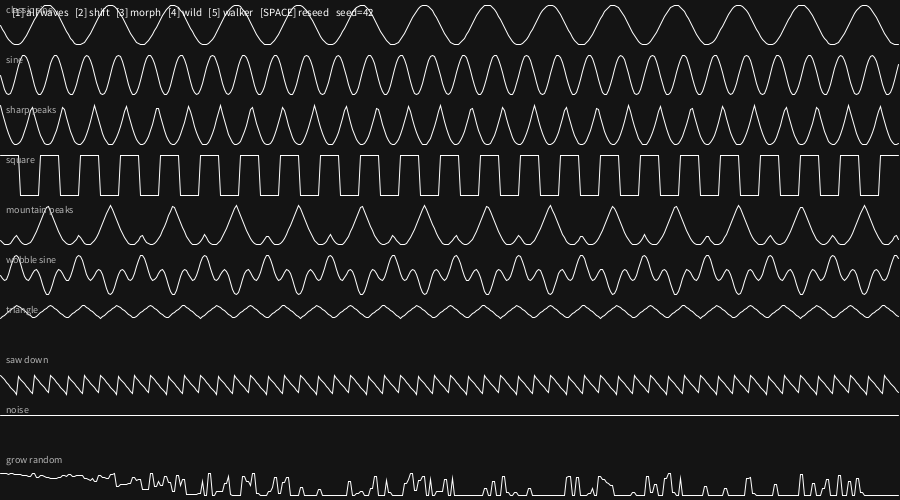
Frame 1 (no input)
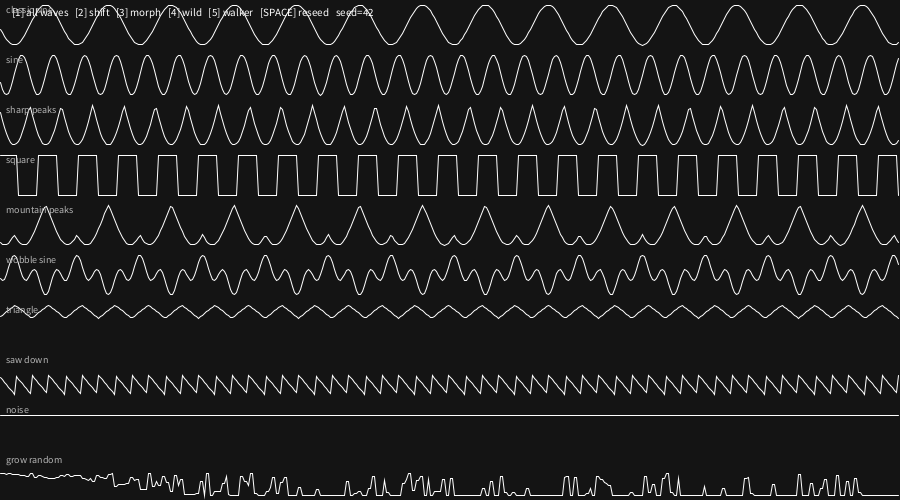
Frame 60 (the mouse pressed at the canvas centre just before this capture)
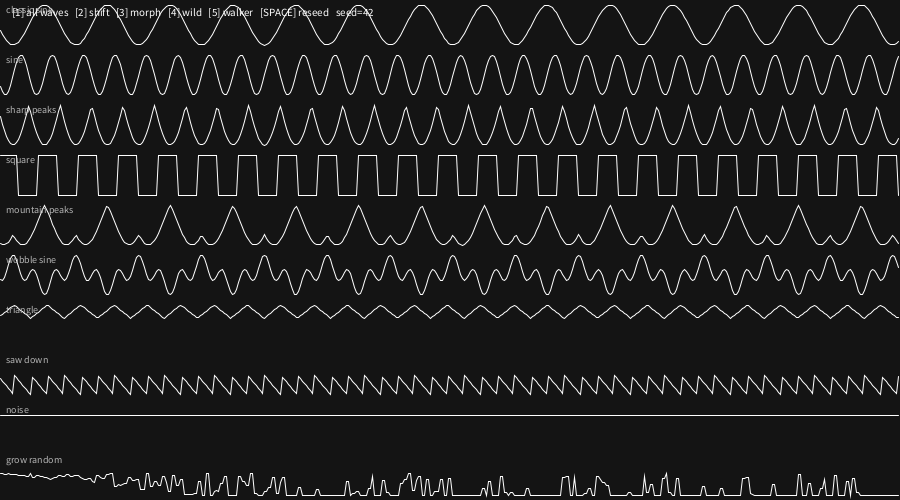
Frame 120 (the mouse held since frame 60 and released just before this capture)

The Processing sketch that drew these frames (run headless with seeded random() and noise(); from frame 60 on, the mouse is pressed at the canvas centre):

// Processing sketch: processing_waves_demo
// ── processing_waves_demo.pde
// processing_waves_demo
// POC demo of the Java/Processing port of p5.waves.
// Press 1..5 to switch demo. Press SPACE to reseed.

int demoMode = 1;
int seed = 42;

Waves.WaveSampler shiftSamp;
Waves.WaveSampler morphSamp;
Waves.WaveSampler walkerX, walkerY;
float walkerPx, walkerPy;

void setup() {
  size(900, 500);
  rebuild();
}

void rebuild() {
  shiftSamp = Waves.createSampler(new WaveOpts()
    .shift(true)
    .seed(seed)
    .amplitude(150)
    .frequency(1)
    .shiftInterval(2.5f)
    .shiftDuration(1.0f));

  morphSamp = Waves.createSampler(new WaveOpts()
    .wave("classic sine", "mountain peaks")
    .seed(seed)
    .amplitude(150));

  walkerX = Waves.createSampler(new WaveOpts()
    .shift(true).group("gentle")
    .amplitude(5).frequency(0.4f).seed(seed));
  walkerY = Waves.createSampler(new WaveOpts()
    .shift(true).group("gentle")
    .amplitude(5).frequency(0.3f).seed(seed + 77));
  walkerPx = width / 2f;
  walkerPy = height / 2f;
}

void draw() {
  if (demoMode != 5) background(20);

  float t = millis() / 1000.0f;

  switch (demoMode) {
    case 1: drawAllWaves(t);     break;
    case 2: drawShift(t);        break;
    case 3: drawMorph(t);        break;
    case 4: drawWild(t);         break;
    case 5: drawWalker(t);       break;
  }
  drawHud();
}

// 1) Each of the 10 waves drawn as its own row
void drawAllWaves(float t) {
  int n = Waves.count();
  float rowH = (float)height / n;
  stroke(255); noFill();
  for (int i = 0; i < n; i++) {
    float yMid = rowH * (i + 0.5f);
    WaveOpts o = new WaveOpts()
      .wave(Waves.WAVES[i].name)
      .t(t)
      .amplitude(rowH * 0.4f);
    beginShape();
    for (int x = 0; x < width; x += 2) {
      float yv = Waves.wave(x, o);
      vertex(x, yMid + yv);
    }
    endShape();
    fill(180); noStroke();
    textSize(10);
    text(Waves.WAVES[i].name, 6, yMid - rowH * 0.45f + 10);
    noFill(); stroke(255);
  }
}

// 2) One sampler with shift on
void drawShift(float t) {
  stroke(255, 80, 200); noFill(); strokeWeight(1.5f);
  beginShape();
  for (int x = 0; x < width; x += 2) {
    float yv = shiftSamp.sample(x, t);
    vertex(x, height/2f + yv);
  }
  endShape();
  strokeWeight(1);
  fill(220); noStroke();
  textSize(12);
  text("now: " + shiftSamp.waveName() +
       (shiftSamp.shifting() ? "  ->  " + shiftSamp.targetName()
                              + "   mix=" + nf(shiftSamp.mix(), 0, 2) : ""),
       12, height - 12);
}

// 3) Morph between two waves, mix swept by mouseX
void drawMorph(float t) {
  float mix = constrain(mouseX / (float)width, 0, 1);
  stroke(255, 220, 80); noFill();
  beginShape();
  for (int x = 0; x < width; x += 2) {
    float yv = morphSamp.sampleMorph(x, t, mix);
    vertex(x, height/2f + yv);
  }
  endShape();
  fill(220); noStroke();
  textSize(12);
  text("morph mix = " + nf(mix, 0, 2) + "   (move mouse)", 12, height - 12);
}

// 4) Wild mode, unpredictability swept by mouseX
void drawWild(float t) {
  float u = constrain(mouseX / (float)width, 0, 1);
  WaveOpts o = new WaveOpts()
    .wave("classic sine")
    .seed(seed)
    .amplitude(150)
    .t(t)
    .mode("wild")
    .unpredictability(u);
  stroke(120, 220, 255); noFill();
  beginShape();
  for (int x = 0; x < width; x += 2) {
    float yv = Waves.wave(x, o);
    vertex(x, height/2f + yv);
  }
  endShape();
  fill(220); noStroke();
  textSize(12);
  text("unpredictability = " + nf(u, 0, 2) + "   (move mouse)", 12, height - 12);
}

// 5) Wave-as-velocity walker: trail emerges from sampler output
void drawWalker(float t) {
  noFill();
  stroke(0, 30); rect(-1, -1, width+2, height+2);
  walkerPx += walkerX.sample(t * 1.8f, t);
  walkerPy += walkerY.sample(t * 2.1f, t);
  if (walkerPx < 0) walkerPx = width;
  if (walkerPx > width) walkerPx = 0;
  if (walkerPy < 0) walkerPy = height;
  if (walkerPy > height) walkerPy = 0;
  stroke(255, 200, 100);
  point(walkerPx, walkerPy);
}

void drawHud() {
  fill(255); noStroke();
  textSize(11);
  text("[1] all waves   [2] shift   [3] morph   [4] wild   [5] walker   [SPACE] reseed   seed=" + seed,
       12, 16);
}

void keyPressed() {
  if (key >= '1' && key <= '5') demoMode = key - '0';
  if (key == ' ') { seed = (int)random(100000); rebuild(); }
}

// ── Waves.pde
// Waves.pde
// Processing port of p5.waves (POC, 10 waves + full API surface)
// Source: https://github.com/seb-prjcts-be/p5.waves  (v3.3.0)
// License: MIT

import java.util.HashMap;
import java.util.ArrayList;
import java.util.List;
import java.util.Map;

static class Waves {

  // ----- Wave function interface -----
  interface WaveFn {
    float eval(float x, float t, EvalCtx ctx);
  }

  static class WaveDef {
    String name, algo, character;
    WaveFn fn;
    Float period; // null = non-periodic / non-deterministic
    WaveDef(String name, String algo, WaveFn fn, String character, Float period) {
      this.name = name; this.algo = algo; this.fn = fn;
      this.character = character; this.period = period;
    }
  }

  // ----- Registry: 10 representative waves spanning all character types -----
  static final WaveDef[] WAVES = new WaveDef[] {
    new WaveDef("classic sine",   "sin(x*.1)*.4",
      (x, t, c) -> (float)(Math.sin(x*0.1) * 0.4),
      "gentle", 62.8319f),
    new WaveDef("sine",           "sin(x*.2)*.25",
      (x, t, c) -> (float)(Math.sin(x*0.2) * 0.25),
      "gentle", 31.4159f),
    new WaveDef("sharp peaks",    "abs(sin(x*.1))*.5",
      (x, t, c) -> (float)(Math.abs(Math.sin(x*0.1)) * 0.5),
      "gentle", 31.4159f),
    new WaveDef("square",         "(x*.025)%1 < .5 ? -.5 : .5",
      (x, t, c) -> jsmod(x*0.025f, 1f) < 0.5f ? -0.5f : 0.5f,
      "gentle", 40.0f),
    new WaveDef("mountain peaks", "abs(cos(x*.1))*.35 + sin(x*.1)*.25",
      (x, t, c) -> (float)(Math.abs(Math.cos(x*0.1))*0.35 + Math.sin(x*0.1)*0.25),
      "gentle", 62.8319f),
    new WaveDef("wobble sine",    "sin(x*.1)*cos(x*.2)*.5",
      (x, t, c) -> (float)(Math.sin(x*0.1) * Math.cos(x*0.2) * 0.5),
      "gentle", 62.8319f),
    new WaveDef("triangle",       "abs((x*.03) % (.5*2) - .5)",
      (x, t, c) -> Math.abs(jsmod(x*0.03f, 1f) - 0.5f),
      "gentle", 33.3333f),
    new WaveDef("saw down",       "x*.03 % .5",
      (x, t, c) -> jsmod(x*0.03f, 0.5f),
      "gentle", 16.6667f),
    new WaveDef("noise",          "noise(x*.1) - .5",
      (x, t, c) -> c.noise(x*0.1f) - 0.5f,
      "harsh", null),
    new WaveDef("grow random",    "random(x*.003)",
      (x, t, c) -> c.randomMax(x*0.003f),
      "harsh", null),
  };

  // JS "%" semantics differ from Java's % only for negatives — but our inputs
  // are non-negative for these formulas, so Java's % matches. Wrapped for clarity.
  static float jsmod(float a, float b) { return a % b; }

  // ----- Pools -----
  static final List<Integer> GENTLE_INDICES  = new ArrayList<Integer>();
  static final List<Integer> HARSH_INDICES   = new ArrayList<Integer>();
  static final List<Integer> CLOSING_INDICES = new ArrayList<Integer>();
  static final float CLOSING_BASE_PERIOD = 62.8319f;
  static final float CLOSING_RATIO_TOL   = 0.001f;

  static {
    for (int i = 0; i < WAVES.length; i++) {
      if ("harsh".equals(WAVES[i].character)) HARSH_INDICES.add(i);
      else GENTLE_INDICES.add(i);
      Float p = WAVES[i].period;
      if (p != null) {
        float ratio = CLOSING_BASE_PERIOD / p;
        if (Math.abs(ratio - Math.round(ratio)) < CLOSING_RATIO_TOL) {
          CLOSING_INDICES.add(i);
        }
      }
    }
  }

  // ----- Caches -----
  static final Map<String, Stats> STATS_CACHE = new HashMap<String, Stats>();

  // Stable per session, different each run
  static final int waveShiftEntropy = (int)(Math.random() * 100000);

  // ----- Math helpers -----
  static float clamp(float v, float lo, float hi) { return v < lo ? lo : (v > hi ? hi : v); }
  static float lerpF(float a, float b, float t)   { return a + (b - a) * t; }
  static float fade(float t)                      { return t * t * t * (t * (t * 6 - 15) + 10); }
  static float toUnit(float v) { return clamp(v, 0f, 1f); }

  // ----- Seeding (FNV-1a 32-bit, matches JS) -----
  static int seedFrom(Object value) {
    String str = value == null ? "0" : value.toString();
    int h = 0x811c9dc5;          // 2166136261 unsigned
    for (int i = 0; i < str.length(); i++) {
      h ^= str.charAt(i);
      h *= 16777619;             // Java int wraps mod 2^32, matches Math.imul
    }
    return h;
  }

  static class Mulberry32 {
    int state;
    Mulberry32(int seed) { this.state = seed; }
    // Returns double in [0, 1) to avoid the 1.0 rounding edge that float has
    double next() {
      state += 0x6D2B79F5;
      int t = state;
      t = (t ^ (t >>> 15)) * (t | 1);
      t ^= t + (t ^ (t >>> 7)) * (t | 61);
      int r = t ^ (t >>> 14);
      return (r & 0xFFFFFFFFL) / 4294967296.0;
    }
  }

  // ----- Lookup -----
  static int wrapIndex(int i) {
    int len = WAVES.length;
    return ((i % len) + len) % len;
  }

  static int pickWaveIndex(Object seedValue) {
    Mulberry32 rng = new Mulberry32(seedFrom(seedValue));
    return (int)(rng.next() * WAVES.length);
  }

  static int pickWaveIndexIn(Object seedValue, List<Integer> pool) {
    if (pool == null || pool.isEmpty()) return pickWaveIndex(seedValue);
    Mulberry32 rng = new Mulberry32(seedFrom(seedValue));
    return pool.get((int)(rng.next() * pool.size()));
  }

  static int nextDifferentInPool(int curIdx, List<Integer> pool) {
    if (pool == null || pool.isEmpty()) return (curIdx + 1) % WAVES.length;
    if (pool.size() == 1) return pool.get(0);
    int i = pool.indexOf(curIdx);
    if (i < 0) return pool.get(0);
    return pool.get((i + 1) % pool.size());
  }

  static int findWaveByName(String name) {
    String key = name == null ? "" : name.trim().toLowerCase();
    String keyC = key.replaceAll("[^a-z0-9]", "");
    for (int i = 0; i < WAVES.length; i++) {
      String n = WAVES[i].name.toLowerCase();
      if (n.equals(key)) return i;
      if (n.replaceAll("[^a-z0-9]", "").equals(keyC)) return i;
    }
    return -1;
  }

  static int resolveWave(Object ref) {
    if (ref == null) return -1;
    if (ref instanceof Number) return wrapIndex(((Number)ref).intValue());
    if (ref instanceof String) return findWaveByName((String)ref);
    return -1;
  }

  static List<Integer> resolveGroup(Object opt) {
    if (opt == null) return null;
    if (opt instanceof String) {
      String k = ((String)opt).trim().toLowerCase();
      if (k.isEmpty() || k.equals("all")) return null;
      if (k.equals("gentle"))  return GENTLE_INDICES;
      if (k.equals("harsh"))   return HARSH_INDICES;
      if (k.equals("closing")) return CLOSING_INDICES;
      return null;
    }
    if (opt instanceof Object[]) {
      List<Integer> pool = new ArrayList<Integer>();
      for (Object o : (Object[])opt) {
        int r = resolveWave(o);
        if (r >= 0) pool.add(r);
      }
      return pool.isEmpty() ? null : pool;
    }
    return null;
  }

  // ----- Deterministic random / noise (replaces JS p5 random/noise inside formulas) -----
  static float hash01(float n) {
    int h = (int)(n * 127.1f + 311.7f);
    h = (h << 13) ^ h;
    h = h * (h * h * 15731 + 789221) + 1376312589;
    return ((h & 0x7fffffff) / (float)0x7fffffff);
  }
  static float rand01(int seed, float x, int i) {
    return hash01(seed * 0.001f + x * 0.017f + i * 0.131f);
  }
  static float noise1D(float x, int seed) {
    if (Float.isNaN(x) || Float.isInfinite(x)) return 0;
    int xi = (int)Math.floor(x);
    float xf = x - xi;
    float v0 = hash01(xi     + seed * 0.07f);
    float v1 = hash01(xi + 1 + seed * 0.07f);
    return lerpF(v0, v1, fade(xf));
  }
  static float noiseSigned(float x, int seed) { return noise1D(x, seed) * 2f - 1f; }

  // EvalCtx is the random/noise injection point for formulas
  static class EvalCtx {
    int seed;
    float x;
    int calls;
    void reset(int seed, float x) { this.seed = seed; this.x = x; this.calls = 0; }
    float random()                 { return rand01(seed, x, calls++); }
    float randomMax(float max)     { return rand01(seed, x, calls++) * max; }
    float randomRange(float a, float b) {
      float min = a, max = b;
      if (max < min) { float tmp = max; max = min; min = tmp; }
      return min + rand01(seed, x, calls++) * (max - min);
    }
    float noise(float n) { return noise1D(n, seed); }
  }

  static class Stats { float min, max; Stats(float mn, float mx){min=mn;max=mx;} }

  static final float[] STATS_DOMAIN  = new float[]{ -200f, 200f };
  static final int    STATS_SAMPLES  = 1024;

  static Stats getStats(int waveIndex, int internalSeed) {
    String key = waveIndex + "|" + internalSeed;
    Stats cached = STATS_CACHE.get(key);
    if (cached != null) return cached;

    WaveFn fn = WAVES[waveIndex].fn;
    EvalCtx ctx = new EvalCtx();
    float mn = Float.POSITIVE_INFINITY, mx = Float.NEGATIVE_INFINITY;
    for (int i = 0; i < STATS_SAMPLES; i++) {
      float x = lerpF(STATS_DOMAIN[0], STATS_DOMAIN[1], i / (float)(STATS_SAMPLES - 1));
      ctx.reset(internalSeed, x);
      float v = fn.eval(x, 0, ctx);
      if (!Float.isFinite(v)) v = 0;
      if (v < mn) mn = v;
      if (v > mx) mx = v;
    }
    if (!Float.isFinite(mn) || !Float.isFinite(mx) || mn == mx) { mn = -1; mx = 1; }
    Stats s = new Stats(mn, mx);
    STATS_CACHE.put(key, s);
    return s;
  }

  static float mapToRange(float v, Stats s, float[] range) {
    if (s.min == s.max) return (range[0] + range[1]) * 0.5f;
    float t = (v - s.min) / (s.max - s.min);
    return range[0] + t * (range[1] - range[0]);
  }
  static float normalizeVal(float raw, Stats s) {
    if (s.min == s.max) return 0;
    float n = (raw - s.min) / (s.max - s.min) * 2f - 1f;
    return n < -1f ? -1f : (n > 1f ? 1f : n);
  }

  // ----- Wild mode -----
  static float evaluateWild(WaveFn fn, float x, float t, int seed, float u, EvalCtx ctx) {
    float freqScale = 1 + noiseSigned(x * 0.17f, seed + 17) * u * 0.7f;
    if (freqScale < 0.05f) freqScale = 0.05f;
    float phaseNoise = noiseSigned(x * 0.09f, seed + 29) * u * 0.75f;
    float ampNoise   = 1 + noiseSigned(x * 0.23f, seed + 41) * u * 0.45f;
    if (ampNoise < 0.05f) ampNoise = 0.05f;
    float wildMix = u * 0.25f;
    float evalX   = x * freqScale + phaseNoise;
    ctx.reset(seed, evalX);
    float val = fn.eval(evalX, t, ctx);
    if (wildMix > 0) {
      float carrier = noiseSigned(evalX * 0.97f + seed * 0.0001f, seed + 101);
      val = lerpF(val, carrier, wildMix);
    }
    return val * ampNoise;
  }

  // ----- Shared eval kernel -----
  static float evalKernel(WaveFn fn, float y, float t, float frequency,
                          float phase, int seed, String mode, float u, EvalCtx ctx) {
    float x = (y + t) * frequency + phase;
    if ("wild".equals(mode) && u > 0) return evaluateWild(fn, x, t, seed, u, ctx);
    ctx.reset(seed, x);
    float v = fn.eval(x, t, ctx);
    return Float.isFinite(v) ? v : 0f;
  }

  // ============================================================
  // Public API: wave()
  // ============================================================

  static float wave(float y) {
    int idx = pickWaveIndex(0);
    int iSeed = seedFrom(0);
    EvalCtx ctx = new EvalCtx();
    ctx.reset(iSeed, y);
    float raw = WAVES[idx].fn.eval(y, 0, ctx);
    return normalizeVal(raw, getStats(idx, iSeed)) * 100f;
  }

  static float wave(float y, int seed) {
    int iSeed = seedFrom(seed);
    int idx   = pickWaveIndex(seed);
    EvalCtx ctx = new EvalCtx();
    ctx.reset(iSeed, y);
    float raw = WAVES[idx].fn.eval(y, 0, ctx);
    return normalizeVal(raw, getStats(idx, iSeed)) * 100f;
  }

  static float wave(float y, String name) {
    int r = resolveWave(name);
    int idx = r >= 0 ? r : pickWaveIndex(0);
    int iSeed = seedFrom(0);
    EvalCtx ctx = new EvalCtx();
    ctx.reset(iSeed, y);
    float raw = WAVES[idx].fn.eval(y, 0, ctx);
    return normalizeVal(raw, getStats(idx, iSeed)) * 100f;
  }

  static float wave(float y, WaveOpts o) {
    int seed = o.seed;
    float t = o.t, amplitude = o.amplitude, frequency = o.frequency, phase = o.phase;
    String mode = "wild".equals(o.mode) ? "wild" : "stable";
    float u = toUnit(o.unpredictability);
    float[] range = o.range;
    boolean shift = o.shift;
    float shiftInterval = Math.max(0f, o.shiftInterval);
    float shiftDuration = Math.max(1e-6f, o.shiftDuration);
    List<Integer> pool = resolveGroup(o.group);
    int internalSeed = seedFrom(seed);
    EvalCtx ctx = new EvalCtx();

    if (shift) {
      float cycleDur = shiftInterval + shiftDuration;
      int era      = (int)Math.floor(t / cycleDur);
      float progress = t - era * cycleDur;
      int userIdx = o.wave != null ? resolveWave(o.wave) : -1;
      int idxA = (era == 0 && userIdx >= 0) ? userIdx
        : pickWaveIndexIn(seed + "." + waveShiftEntropy + "." + era, pool);
      WaveFn fnA = WAVES[idxA].fn;
      float valA = evalKernel(fnA, y, t, frequency, phase, internalSeed, mode, u, ctx);

      if (progress >= shiftInterval) {
        int idxB = (era == 1 && userIdx >= 0)
          ? pickWaveIndexIn(seed + "." + waveShiftEntropy + ".1", pool)
          : pickWaveIndexIn(seed + "." + waveShiftEntropy + "." + (era + 1), pool);
        if (idxB == idxA) idxB = nextDifferentInPool(idxA, pool);
        float valB = evalKernel(WAVES[idxB].fn, y, t, frequency, phase, internalSeed, mode, u, ctx);
        float m = clamp((progress - shiftInterval) / shiftDuration, 0f, 1f);
        m = m * m * (3 - 2 * m);
        if (range != null) {
          float nA = mapToRange(valA, getStats(idxA, internalSeed), range);
          float nB = mapToRange(valB, getStats(idxB, internalSeed), range);
          return nA + (nB - nA) * m;
        }
        float nA = normalizeVal(valA, getStats(idxA, internalSeed));
        float nB = normalizeVal(valB, getStats(idxB, internalSeed));
        return (nA + (nB - nA) * m) * amplitude;
      }
      if (range != null) return mapToRange(valA, getStats(idxA, internalSeed), range);
      return normalizeVal(valA, getStats(idxA, internalSeed)) * amplitude;
    }

    // Morph: wave: ["a", "b"], mix
    if (o.wave instanceof Object[] || o.wave instanceof String[]) {
      Object[] arr = (Object[]) o.wave;
      float mix = toUnit(o.mix);
      int rA = resolveWave(arr[0]);
      int rB = arr.length > 1 ? resolveWave(arr[1]) : rA;
      int idxA = rA >= 0 ? rA : pickWaveIndexIn(seed, pool);
      int idxB = rB >= 0 ? rB : pickWaveIndexIn(seed, pool);
      float valA = evalKernel(WAVES[idxA].fn, y, t, frequency, phase, internalSeed, mode, u, ctx);
      float valB = evalKernel(WAVES[idxB].fn, y, t, frequency, phase, internalSeed, mode, u, ctx);
      if (range != null) {
        float a = mapToRange(valA, getStats(idxA, internalSeed), range);
        float b = mapToRange(valB, getStats(idxB, internalSeed), range);
        return a + (b - a) * mix;
      }
      float nA = normalizeVal(valA, getStats(idxA, internalSeed));
      float nB = normalizeVal(valB, getStats(idxB, internalSeed));
      return (nA + (nB - nA) * mix) * amplitude;
    }

    int waveIndex;
    if (o.wave != null) {
      int r = resolveWave(o.wave);
      waveIndex = r >= 0 ? r : pickWaveIndexIn(seed, pool);
    } else {
      waveIndex = pickWaveIndexIn(seed, pool);
    }
    float val = evalKernel(WAVES[waveIndex].fn, y, t, frequency, phase, internalSeed, mode, u, ctx);
    Stats s = getStats(waveIndex, internalSeed);
    if (range != null) return mapToRange(val, s, range);
    return normalizeVal(val, s) * amplitude;
  }

  // ============================================================
  // Public API: createSampler()
  // ============================================================

  static WaveSampler createSampler(WaveOpts o) {
    return new WaveSampler(o);
  }

  static class WaveSampler {
    final WaveOpts o;
    final int internalSeed;
    final List<Integer> pool;
    final boolean isMorph;
    final float mixDefault;
    final EvalCtx ctx = new EvalCtx();
    final boolean isClosingPool;

    // non-shift state
    int waveIndexA;
    int waveIndexB = -1;
    WaveFn fn, fnB;
    Stats statsA, statsB;

    // shift state
    final boolean shift;
    final float shiftInt, shiftDur, cycleDur;
    final boolean hasUserWave;
    final int shiftEntropy;
    int cachedEra = Integer.MIN_VALUE;
    int curIdx, nxtIdx = -1;
    WaveFn curFn, nxtFn;
    String curName = "", nxtName = "";
    float lastMix = 0;

    WaveSampler(WaveOpts opts) {
      this.o = opts;
      int seed = o.seed;
      this.internalSeed = seedFrom(seed);
      this.pool = resolveGroup(o.group);
      this.isClosingPool = pool == CLOSING_INDICES;
      this.isMorph = (o.wave instanceof Object[]) && ((Object[])o.wave).length >= 2;
      this.mixDefault = isMorph ? toUnit(o.mix) : 0;
      this.shift = o.shift;

      // Pick A
      if (isMorph) {
        Object[] arr = (Object[]) o.wave;
        int rA = resolveWave(arr[0]);
        waveIndexA = rA >= 0 ? rA : pickWaveIndexIn(seed, pool);
        int rB = resolveWave(arr[1]);
        waveIndexB = rB >= 0 ? rB : pickWaveIndexIn(seed, pool);
      } else if (o.wave != null) {
        int r = resolveWave(o.wave);
        waveIndexA = r >= 0 ? r : pickWaveIndexIn(seed, pool);
      } else {
        waveIndexA = pickWaveIndexIn(seed, pool);
      }
      this.fn = WAVES[waveIndexA].fn;
      this.fnB = waveIndexB >= 0 ? WAVES[waveIndexB].fn : null;
      this.statsA = getStats(waveIndexA, internalSeed);
      this.statsB = waveIndexB >= 0 ? getStats(waveIndexB, internalSeed) : null;

      this.shiftInt = Math.max(0f, o.shiftInterval);
      this.shiftDur = Math.max(1e-6f, o.shiftDuration);
      this.cycleDur = shiftInt + shiftDur;
      this.hasUserWave = (o.wave != null) && !(o.wave instanceof Object[]);
      this.shiftEntropy = (int)(Math.random() * 100000);
      this.curIdx = waveIndexA;
      this.curFn  = fn;
    }

    int pickForEra(int era) {
      if (era == 0 && hasUserWave) return waveIndexA;
      return pickWaveIndexIn(o.seed + "." + shiftEntropy + "." + era, pool);
    }

    void ensureEra(int era) {
      if (era == cachedEra) return;
      cachedEra = era;
      curIdx = pickForEra(era);
      nxtIdx = pickForEra(era + 1);
      if (nxtIdx == curIdx) nxtIdx = nextDifferentInPool(curIdx, pool);
      curFn   = WAVES[curIdx].fn;
      nxtFn   = WAVES[nxtIdx].fn;
      curName = WAVES[curIdx].name;
      nxtName = WAVES[nxtIdx].name;
    }

    public float sample(float y) { return sample(y, o.t); }
    public float sample(float y, float t) {
      String mode = "wild".equals(o.mode) ? "wild" : "stable";
      float u = toUnit(o.unpredictability);

      if (shift) {
        int era = (int)Math.floor(t / cycleDur);
        ensureEra(era);
        float progress = t - era * cycleDur;
        float valA = evalKernel(curFn, y, t, o.frequency, o.phase, internalSeed, mode, u, ctx);
        if (progress >= shiftInt) {
          float m = clamp((progress - shiftInt) / shiftDur, 0f, 1f);
          m = m * m * (3 - 2 * m);
          lastMix = m;
          float valB = evalKernel(nxtFn, y, t, o.frequency, o.phase, internalSeed, mode, u, ctx);
          if (o.range != null) {
            float nA = mapToRange(valA, getStats(curIdx, internalSeed), o.range);
            float nB = mapToRange(valB, getStats(nxtIdx, internalSeed), o.range);
            return nA + (nB - nA) * m;
          }
          float nA = normalizeVal(valA, getStats(curIdx, internalSeed));
          float nB = normalizeVal(valB, getStats(nxtIdx, internalSeed));
          return (nA + (nB - nA) * m) * o.amplitude;
        }
        lastMix = 0;
        if (o.range != null) return mapToRange(valA, getStats(curIdx, internalSeed), o.range);
        return normalizeVal(valA, getStats(curIdx, internalSeed)) * o.amplitude;
      }

      float val = evalKernel(fn, y, t, o.frequency, o.phase, internalSeed, mode, u, ctx);
      if (fnB != null) {
        float mix = mixDefault;
        float valB = evalKernel(fnB, y, t, o.frequency, o.phase, internalSeed, mode, u, ctx);
        if (o.range != null) {
          float a = mapToRange(val, statsA, o.range);
          float b = mapToRange(valB, statsB, o.range);
          return a + (b - a) * mix;
        }
        float nA = normalizeVal(val, statsA);
        float nB = normalizeVal(valB, statsB);
        return (nA + (nB - nA) * mix) * o.amplitude;
      }
      if (o.range != null) return mapToRange(val, statsA, o.range);
      return normalizeVal(val, statsA) * o.amplitude;
    }

    public float sampleMorph(float y, float t, float mix) {
      if (fnB == null) return sample(y, t);
      String mode = "wild".equals(o.mode) ? "wild" : "stable";
      float u = toUnit(o.unpredictability);
      float val  = evalKernel(fn,  y, t, o.frequency, o.phase, internalSeed, mode, u, ctx);
      float valB = evalKernel(fnB, y, t, o.frequency, o.phase, internalSeed, mode, u, ctx);
      mix = toUnit(mix);
      if (o.range != null) {
        float a = mapToRange(val,  statsA, o.range);
        float b = mapToRange(valB, statsB, o.range);
        return a + (b - a) * mix;
      }
      float nA = normalizeVal(val,  statsA);
      float nB = normalizeVal(valB, statsB);
      return (nA + (nB - nA) * mix) * o.amplitude;
    }

    public int waveIndex()    { return shift ? curIdx : waveIndexA; }
    public String waveName()  { return shift ? curName : WAVES[waveIndexA].name; }
    public String targetName(){ return nxtName; }
    public float mix()        { return lastMix; }
    public boolean shifting() { return lastMix > 0; }
    public Float period() {
      if (isClosingPool) return CLOSING_BASE_PERIOD;
      return shift ? WAVES[curIdx].period : WAVES[waveIndexA].period;
    }
  }

  // ============================================================
  // Discovery
  // ============================================================
  static List<WaveDef> list() {
    List<WaveDef> out = new ArrayList<WaveDef>();
    for (WaveDef w : WAVES) out.add(w);
    return out;
  }
  static int count() { return WAVES.length; }
}

// ----- Options builder (top-level so user code can write `new WaveOpts()...`) -----
static class WaveOpts {
  Object wave = null;     // String, Integer, or String[]/Object[] for morph
  int seed = 0;
  float t = 0;
  float amplitude = 100f;
  float frequency = 1f;
  float phase = 0f;
  String mode = "stable";
  float unpredictability = 0f;
  float[] range = null;
  float mix = 0.5f;
  boolean shift = false;
  float shiftInterval = 3f;
  float shiftDuration = 1f;
  Object group = null;    // "gentle" / "harsh" / "closing" / "all" / String[]

  WaveOpts wave(Object v)            { this.wave = v; return this; }
  WaveOpts wave(String a, String b)  { this.wave = new String[]{a, b}; return this; }
  WaveOpts seed(int v)               { this.seed = v; return this; }
  WaveOpts t(float v)                { this.t = v; return this; }
  WaveOpts amplitude(float v)        { this.amplitude = v; return this; }
  WaveOpts frequency(float v)        { this.frequency = v; return this; }
  WaveOpts phase(float v)            { this.phase = v; return this; }
  WaveOpts mode(String v)            { this.mode = v; return this; }
  WaveOpts unpredictability(float v) { this.unpredictability = v; return this; }
  WaveOpts range(float lo, float hi) { this.range = new float[]{lo, hi}; return this; }
  WaveOpts mix(float v)              { this.mix = v; return this; }
  WaveOpts shift(boolean v)          { this.shift = v; return this; }
  WaveOpts shiftInterval(float v)    { this.shiftInterval = v; return this; }
  WaveOpts shiftDuration(float v)    { this.shiftDuration = v; return this; }
  WaveOpts group(Object v)           { this.group = v; return this; }
}
